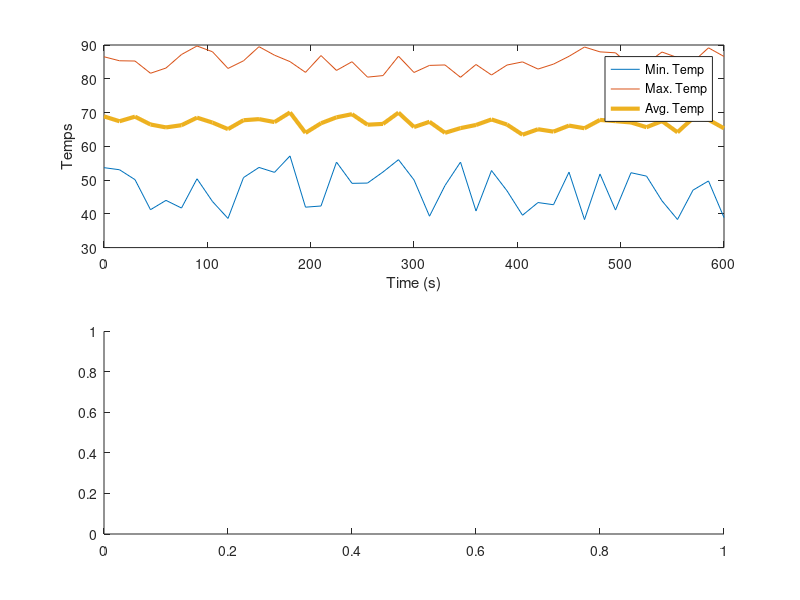

Write the MATLAB code that produced this figure. (Note: this script raises an error after producing the figure.)
% File Name: ICL_PA4.mat
% --------------------------------------------------------------------------
% Fluxyl
% Engineering Computations with MATLAB
% MATLAB for Engineering
% {Teacher name removed for privacy}
% 
% Start Date: 09/26/2018
% Last Revised On: 09/26/2018
% 
% Purpose: To analyze a spreadsheet of temperature and time values, and
%          output them in a few neatly formatted graphs.
%             
% Variable List:
%   avgTemps    The average temps for each time interval.
%   avgTempsPerLoc The average temps per location.
%   ax1         The variable holding the first axis.
%   ax2         The variable holding the second axis.
%   data        The variable holding the data from Temp_data.txt.
%   fig1        Figure 1's variable.
%   fig2        Figure 2's variable.
%   histplot1   The variable which holds the histogram used in graph 2.
%   maxTemps    Max temps at each time interval.
%   maxTempsPerLoc  The maximum temps per location.
%   minTemps    Min temps at each time interval.
%   minTempsPerLoc  The minimum temps per location.
%   nLoc        Number of locations.
%   tempVals    Temperature values taken from Temp_data.txt
%   timeTotal   Total time in minutes.
%   timeVals    All time intervals spaced by 15 seconds each.
%
%-----Input----------------------------------------------------------------

%% Clear previous data and clean command window.
clc
clear all
fprintf('Starting Code...\n')

%Import data and sort according to time and temp.
data = load('Temp_data.txt');
timeVals = data(1,:);
tempVals = data(2:end,:);

%Create a figure window with two sets of axes (arranged vertically).
fig1 = figure(1);
clf
subplot(2,2,1:2);
subplot(2,2,3:4);
%-----Processing-----------------------------------------------------------
% Determine number of measurement locations
% [nLoc, nTimes] = size(tempVals);
nLoc = length(tempVals(:,1));

% Determine elapsed time in minutes.
timeTotal = timeVals(end)/60;

% Determine the minimum temperature across all locations for each sampling
% time.

minTemps = min(tempVals);

%Determine the maximum temperature across all locations for each sampling
%time.

maxTemps = max(tempVals);

%Determine the average temperature across all locations for each sampling
%time.

avgTemps = mean(tempVals);

%Determine min temp for each location.
minTempsPerLoc = min(tempVals');
%Determine max temp for each location.
maxTempsPerLoc = max(tempVals');
%Determine avg temp for each location.
avgTempsPerLoc = mean(tempVals');
% vec1 = (1:1:nLoc);
% for location = vec1
%     disp(location)
% end

%-----Output---------------------------------------------------------------


%On the upper graph, plot the minimum, maximum, and average temperatures
%   across all locations for each sampling time versus the sampling time
%   itself.
%Set the lines on the line graph to 3 points wide.

ax1 = subplot(2,2,1:2);
plot(timeVals,minTemps,timeVals,maxTemps,timeVals,avgTemps,'LineWidth',3);
legend('Min. Temp','Max. Temp','Avg. Temp');
xlabel('Time (s)');
ylabel('Temps');
ax1.FontWeight = 'bold';
ax1.FontSize = 16;
grid(ax1);

%On the lower graph, plot a histogram of all the temperatures using bins
%   that range from 45 to 90 degrees Fahrenheit and are 5 degrees in width.

ax2 = subplot(2,2,3:4);
histplot1 = histogram(tempVals,45:90);
histplot1.BinWidth = 5;
xlabel('Temp Values');
ylabel('# of Temps')

% Set font weight to bold, and font size to 14.
ax2.FontWeight = 'bold';
ax2.FontSize = 14;

%Create a figure window with two sets of axes (arranged vertically).
fig2 = figure(2);
subplot(2,2,1:2);
subplot(2,2,3:4);
ax3 = subplot(2,2,1:2);
%plot(nLoc,minTempsPerLoc,nLoc,maxTempsPerLoc,nLoc,avgTempsPerLoc);